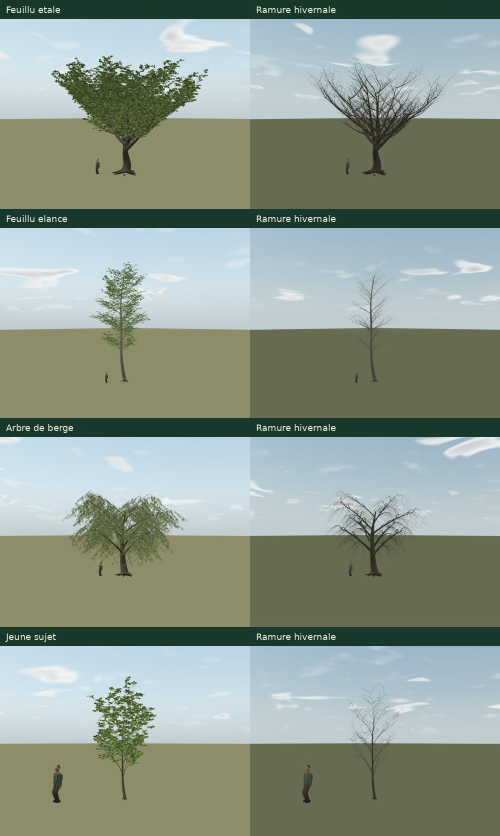
#> input picture docs/mission-17-evidence/references.jpg, 1000 x 1672 px, given in place of spreading-summer-40m-before.jpg, which was not available (shown at 1/2 size)
$ python report-tree-prototypes.py
#> lines starting #> are read from the running program, lines starting #| are printed output that depends on the picture
"""Assemble labelled engine screenshots and compact measured evidence only."""
from pathlib import Path
import json,gzip,hashlib,re
from PIL import Image,ImageDraw,ImageFont
root=Path(__file__).resolve().parents[1];out=root/'docs/mission-17-evidence'
font=ImageFont.truetype('/usr/share/fonts/truetype/dejavu/DejaVuSans.ttf',18)
small=ImageFont.truetype('/usr/share/fonts/truetype/dejavu/DejaVuSans.ttf',14)
def sheet(rows,path,width=600):
#> called with path = 'comparison.jpg', width = 600
 cells=[]
 for row in rows:
  line=[]
  for file,label in row:
   im=Image.open(out/file).convert('RGB');h=round(im.height*width/im.width);im=im.resize((width,h))
#> in sheet, im is the input picture: PIL image 1000x1672 RGB; mean R, G, B 141.7, 153.6, 142.1
#> after `h = round(im.height * width / im.width)`: h = 1003
#> after `im = im.resize((width, h))`:
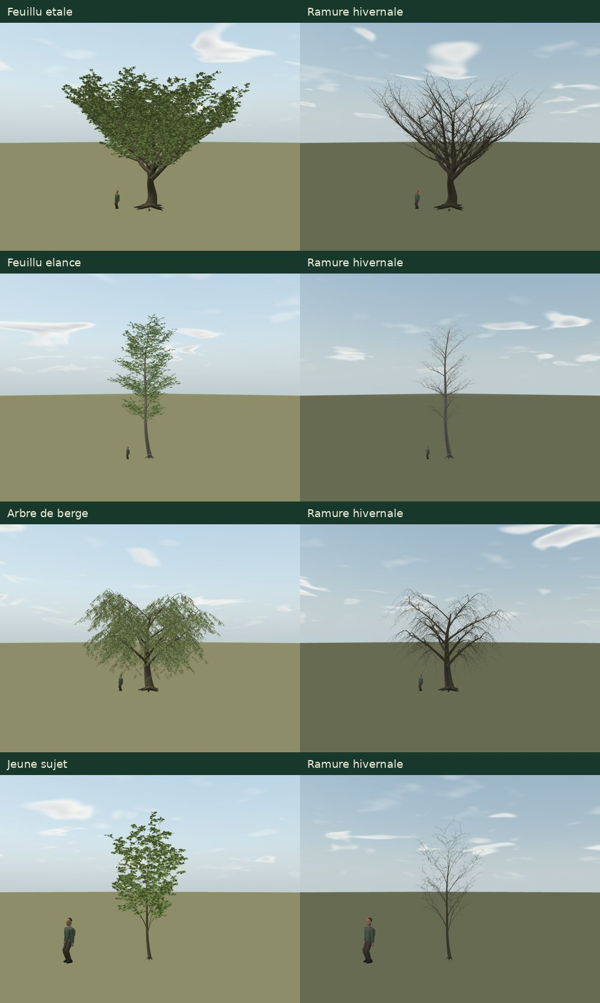
#> im: PIL image 600x1003 RGB; mean R, G, B 141.7, 153.6, 142.1
   cell=Image.new('RGB',(width,h+38),'#18382c');cell.paste(im,(0,38));ImageDraw.Draw(cell).text((12,9),label,font=font,fill='#eeeeda');line.append(cell)
#> after `cell = Image.new('RGB', (width, h + 38), '#18382c')`:
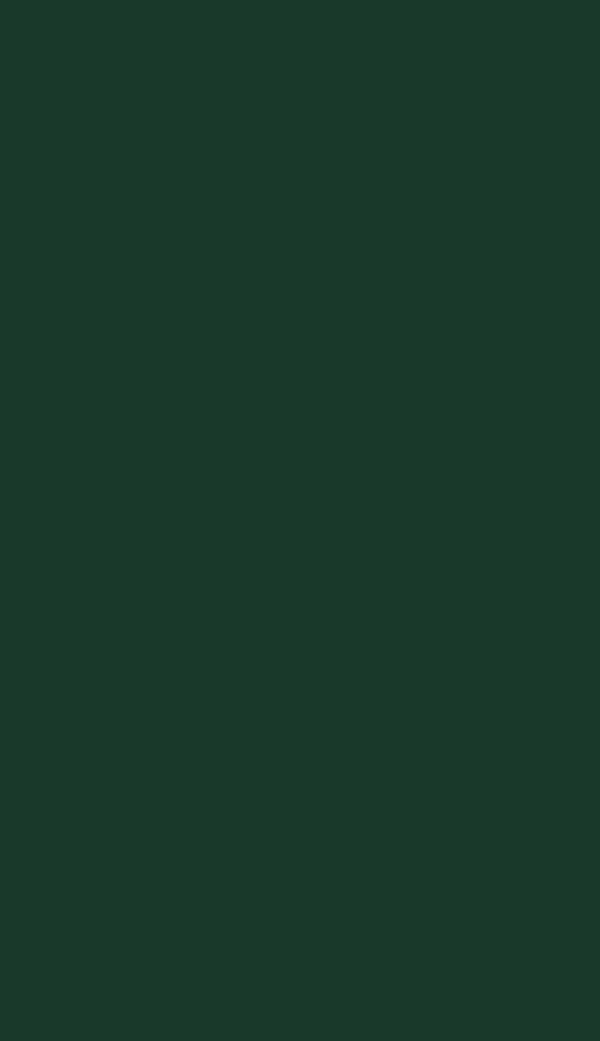
#> cell: PIL image 600x1041 RGB; mean R, G, B 24, 56, 44
#> after `cell.paste(im, (0, 38))`:
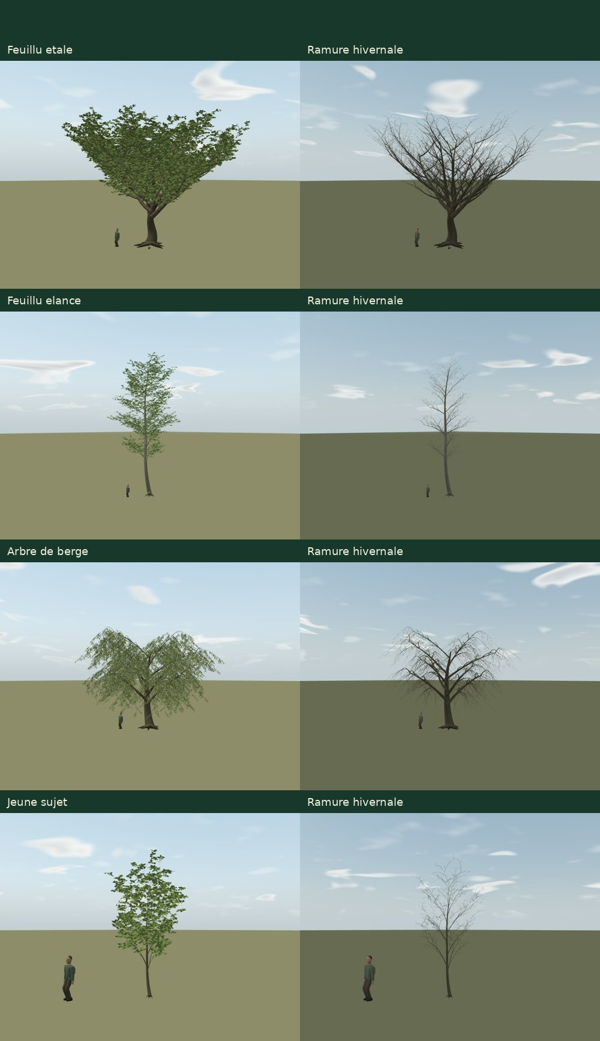
#> cell: PIL image 600x1041 RGB; mean R, G, B 137.4, 150, 138.5
  cells.append(line)
#> pass 2 of the loop in sheet, `for row in rows:`:
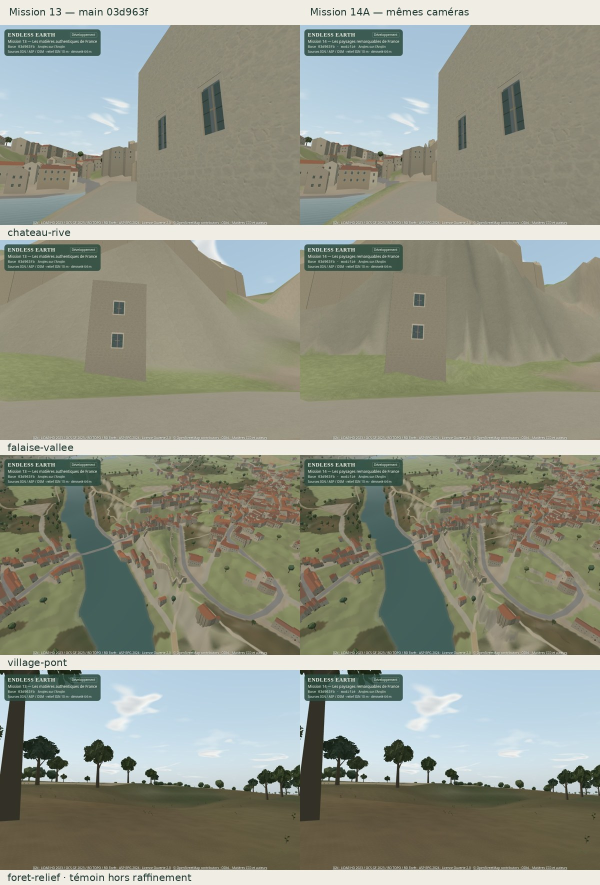
#> input picture docs/mission-14-evidence/comparison.jpg, 1200 x 1770 px, given in place of spreading-autumn-40m-before.jpg, which was not available (shown at 1/2 size)
#> in sheet, im is the input picture: PIL image 1200x1770 RGB; mean R, G, B 145, 147.9, 134.1
#> im: PIL image 600x885 RGB
#> in sheet, `cell = Image.new('RGB', (width, h + 38), '#18382c')`:
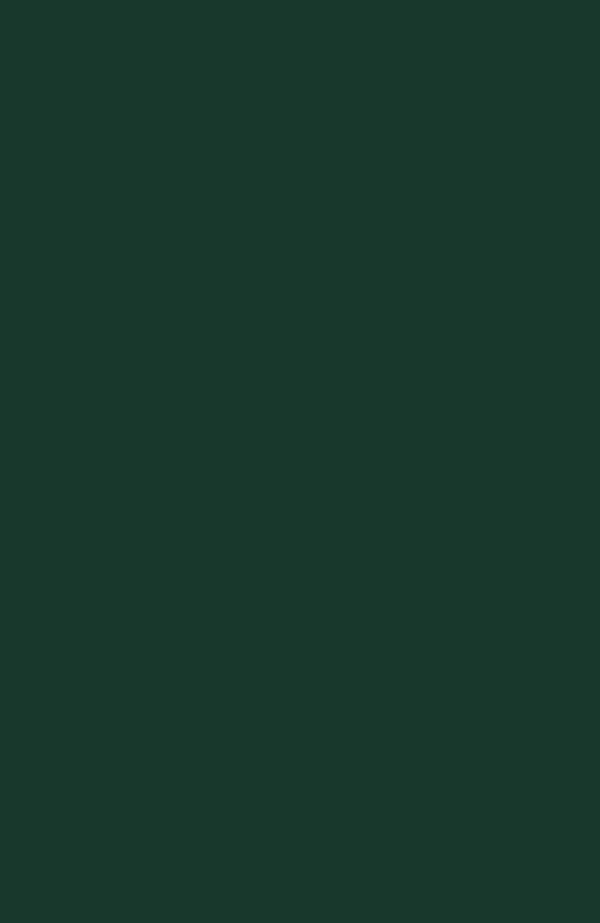
#> cell: PIL image 600x923 RGB; mean R, G, B 24, 56, 44
#> in sheet, `cell.paste(im, (0, 38))`:
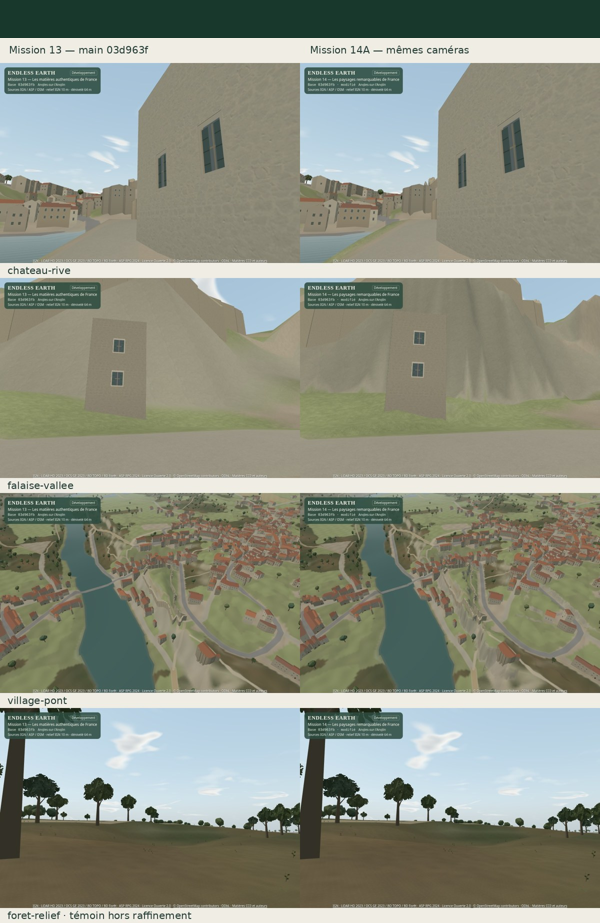
#> cell: PIL image 600x923 RGB; mean R, G, B 140, 144.1, 130.4
 canvas=Image.new('RGB',(max(sum(i.width for i in row)for row in cells),sum(max(i.height for i in row)for row in cells)),'#18382c');y=0
 for row in cells:
  x=0
  for im in row:canvas.paste(im,(x,y));x+=im.width
  y+=max(i.height for i in row)
 canvas.save(out/path,quality=85,optimize=True)
#> (the run stopped early here; a loop or call above may not have finished)
